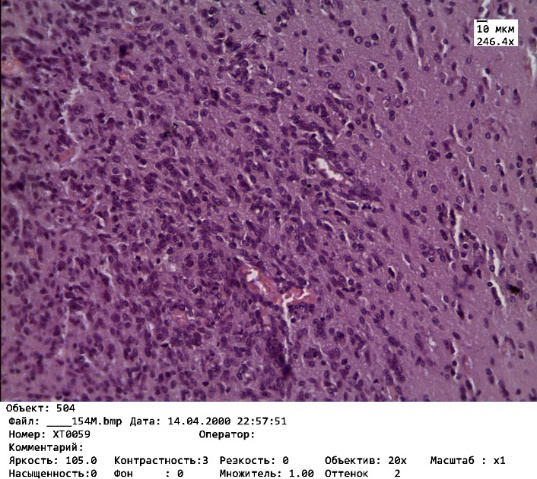
#> input picture 1_DigitalImageProcessingAndBasicGranulometry/Example5kmeansThresholding/Picture2.png, 537 x 479 px
$ python Example5.py
#> lines starting #> are read from the running program, lines starting #| are printed output that depends on the picture; after the words box and inside, x2 and y2 are one past the last pixel; in counts of white or black regions, pixels touching at a corner belong together
#! /usr/bin/env python

import numpy as np
import pandas as pd
import matplotlib.pylab as plt
import cv2


img1 = cv2.imread("Picture2.png")
#> img1 is the input picture: shape (479, 537, 3); mean B, G, R 138.6, 102.8, 142.4


#cut out printout
img1 = img1[50:-80,10:]
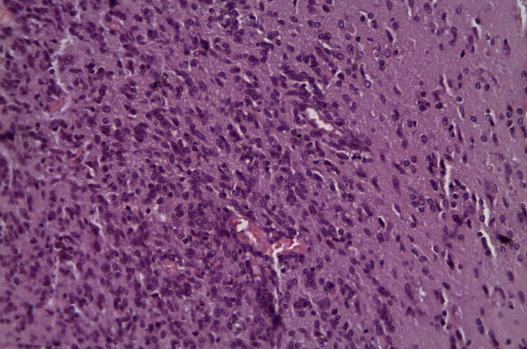
#> img1: shape (349, 527, 3); mean B, G, R 119.6, 75.7, 124.4
cv2.imwrite("output/Example5Cut.png", img1)


#histograms of colors
hist= cv2.calcHist([img1],[0],None,[256],[0,256])
#> hist = 256 values, max 4330 at index 128, min 0 at index 0, mean 718.4
hist2=cv2.calcHist([img1],[1],None,[256],[0,256])
#> hist2 = 256 values, max 3571 at index 91, min 0 at index 209, mean 718.4
hist3=cv2.calcHist([img1],[2],None,[256],[0,256])
#> hist3 = 256 values, max 4236 at index 138, min 0 at index 0, mean 718.4
##plot histograms
plt.subplot(1, 3, 1)
plt.plot(hist/max(hist))
plt.title('Hist Blue : ')
plt.subplot(1, 3, 2)
plt.plot(hist2/max(hist2),color="green")
plt.title('Hist Green : ')
plt.subplot(1, 3, 3)
plt.plot(hist3/max(hist3),color="red")
plt.title('Hist Red : ')
plt.savefig("output/Example5ColorHistograms")
#> figure, not shown here; panel 1: curve peaks at x = 128, y = 1; panel 2: curve peaks at x = 91, y = 1; panel 3: curve peaks at x = 138, y = 1
plt.show()


#histogram equalization
src = cv2.cvtColor(img1, cv2.COLOR_BGR2HSV)
#> src: shape (349, 527, 3); mean H, S, V 153, 107.9, 125.9
h,s,v = cv2.split(src)
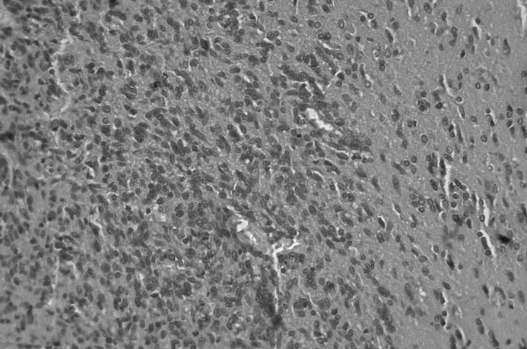
#> v: shape (349, 527); min 15, max 252, mean 125.9
#v = cv2.equalizeHist(v)
src = cv2.merge([h,s,v])
img1 = cv2.cvtColor(src, cv2.COLOR_HSV2BGR)
cv2.imwrite("output/Example5Equalization.png", img1)


#histograms of colors after normalization
hist= cv2.calcHist([img1],[0],None,[256],[0,256])
#> hist = 256 values, max 4307 at index 128, min 0 at index 0, mean 718.4
hist2=cv2.calcHist([img1],[1],None,[256],[0,256])
#> hist2 = 256 values, max 3846 at index 90, min 0 at index 209, mean 718.4
hist3=cv2.calcHist([img1],[2],None,[256],[0,256])
#> hist3 = 256 values, max 4221 at index 138, min 0 at index 0, mean 718.4
plt.subplot(1, 3, 1)
plt.plot(hist/max(hist))
plt.title('Hist Blue : ')
plt.subplot(1, 3, 2)
plt.plot(hist2/max(hist2),color="green")
plt.title('Hist Green : ')
plt.subplot(1, 3, 3)
plt.plot(hist3/max(hist3),color="red")
plt.title('Hist Red : ')
plt.savefig("output/Example5ColorHistogramsEqualization.png")
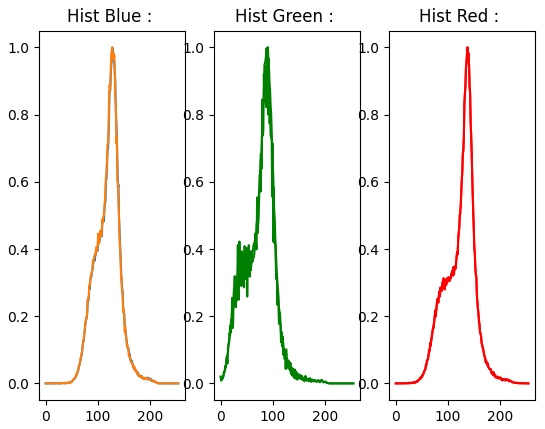
#> figure drawn by matplotlib, 3 panels; panel 1: curve peaks at x = 128, y = 1; panel 1: curve peaks at x = 128, y = 1; panel 2: curve peaks at x = 91, y = 1; panel 2: curve peaks at x = 90, y = 1
plt.show()

xShape, yShape ,_ = img1.shape
#> xShape = 349; yShape = 527

data = img1.reshape(xShape * yShape, 3)

df = pd.DataFrame(data)
#> df = table of 183923 rows and 3 columns
print(df)
#> (printed output is left out)

#k-means number of clusters estimation
from sklearn.cluster import KMeans

k = range(1,10)
WSSE = []

for i in k:
    model = KMeans(n_clusters = i, n_init='auto')
    model.fit_predict(df)
    WSSE.append(model.inertia_)
#> after the loop, WSSE = [402391806.6, 140941290.5, 85553054.4, 55245645, 39640476.6, 30632085.1, 24850653.9, 20889236.7, 18208653]

plt.plot(k,WSSE)
plt.xlabel('K')
plt.ylabel('WSSE')
plt.grid(True)
plt.savefig("output/Example5kmeans.png")
#> figure, not shown here; panel 1: curve peaks at x = 128, y = 1; panel 1: curve peaks at x = 128, y = 1; panel 2: curve peaks at x = 91, y = 1; panel 2: curve peaks at x = 90, y = 1
plt.show()


#k-means
km = KMeans( n_clusters=3, n_init='auto')
labels = km.fit_predict(df)
#create mask from class labels
mask = labels.reshape(xShape, yShape, 1)
b,g,r = cv2.split(img1)


imgLabelled = []
masks = []
for label in range(3):
    maskClass = np.where(mask == label, 255, 0)
    maskClass = maskClass.astype(np.uint8)
    masks.append(maskClass)
    cv2.imwrite("output/mask{}.png".format(label), maskClass)
    imgLabel = cv2.bitwise_and(img1, img1, mask = maskClass)
    imgLabelled.append(imgLabel)
    cv2.imwrite("output/label{}.png".format(label), imgLabel)
#> this loop made 3 passes
#> pass 1, `maskClass = np.where(mask == label, 255, 0)`:
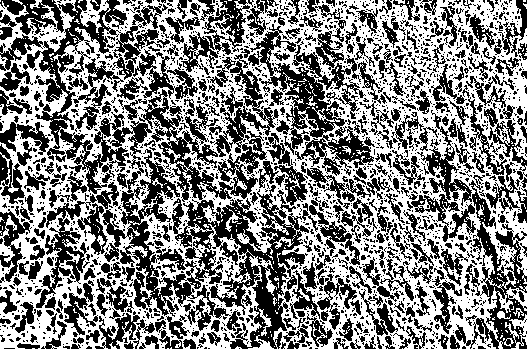
#> maskClass: shape (349, 527, 1) int64; 51% white; 2077 black regions (1746 under 20 px), largest, box (x1, y1, x2, y2) and area: (0, 0, 318, 349) 27007, (407, 110, 527, 349) 5900, (248, 24, 375, 176) 5795
#> after the loop, imgLabelled = 3 items; masks = 3 items


imgClass0 = imgLabelled[2]
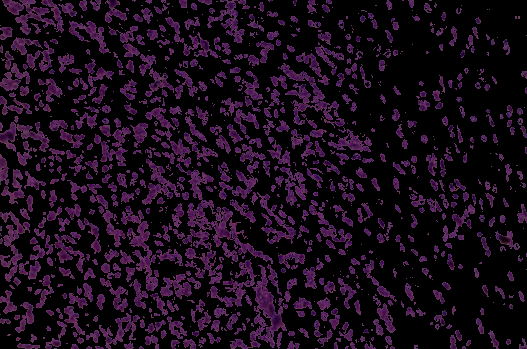
#> imgClass0: shape (349, 527, 3); mean of channels 0, 1, 2 25.9, 10.9, 25.1; drawn as B, G, R
#bilateral filtering
#imgClass0 = cv2.bilateralFilter(imgClass0,9,75,75)
cv2.imwrite("output/Example5BWFiltering.png", imgClass0)

gray = cv2.cvtColor(imgClass0, cv2.COLOR_BGR2GRAY)
gray = cv2.bitwise_not(gray)
#equalize
gray = cv2.equalizeHist(gray)
cv2.imwrite("output/Example5Class0BW.png", gray)


#remove small dots
thresh1 = gray.copy()
thresh1 = cv2.dilate(thresh1, np.ones((3, 3), np.uint8))
thresh1 = cv2.erode(thresh1, np.ones((3, 3), np.uint8))
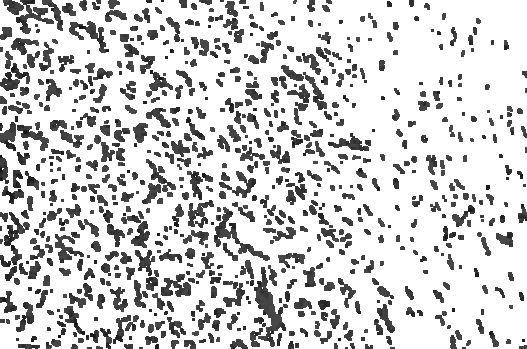
#> thresh1: shape (349, 527); min 18, max 255, mean 209.2
cv2.imwrite("output/Example5Class0BWMorphology.png", thresh1)


#find contours
#contours, _ = cv2.findContours(thresh1, cv2.RETR_LIST, cv2.CHAIN_APPROX_TC89_L1 )
contours, _ = cv2.findContours(gray, cv2.RETR_LIST, cv2.CHAIN_APPROX_TC89_L1 )
#> contours = 292 contours, 291 with area under 20; largest, box (x1, y1, x2, y2) and area: (0, 0, 527, 349) 182006
blank = np.ones(thresh1.shape)*255
cv2.drawContours(blank, contours, -1, (0, 0, 0), 1)
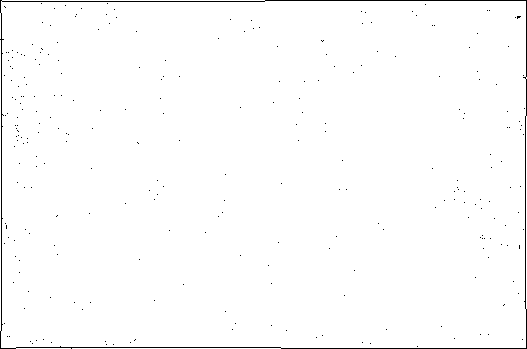
#> blank: shape (349, 527) float64; 98.9% white; black in thin lines or dots
print("# of contours found: ", len(contours))
#| # of contours found:  292
cv2.imwrite("output/Example5BWCountour.png", blank)
